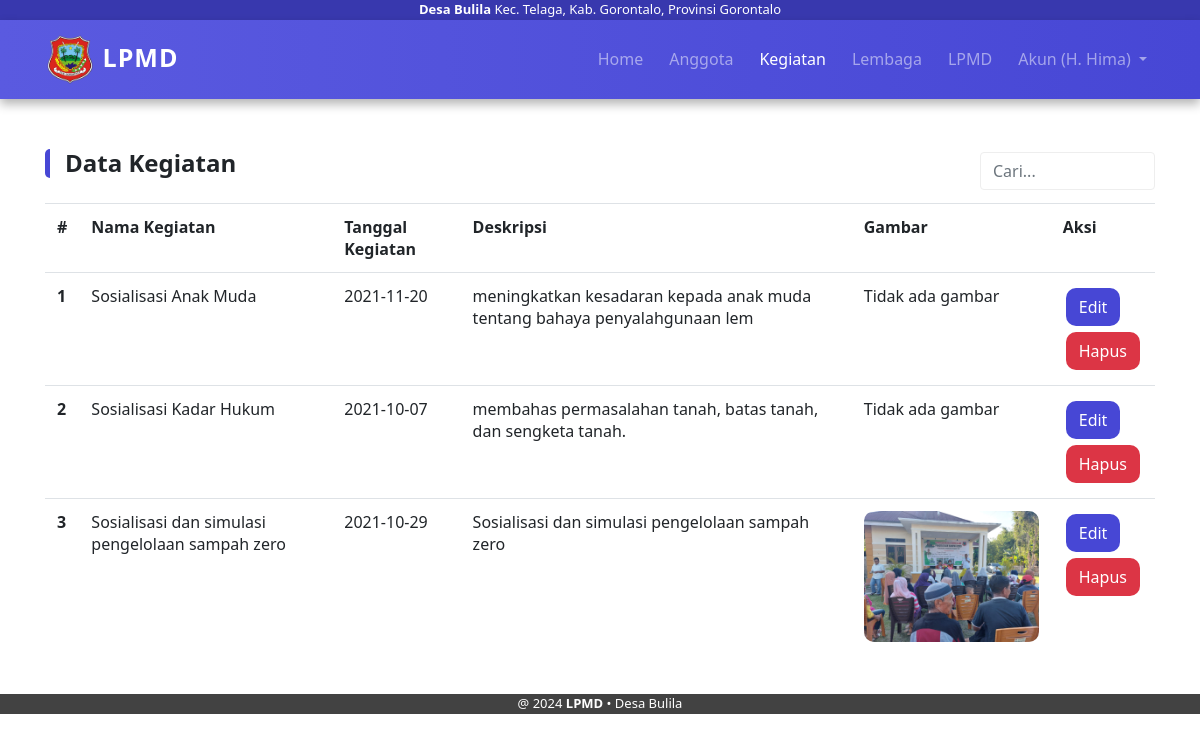
Page /kegiatan.php (signed in) on the committed database.
### tables this page shows
CREATE TABLE `kegiatan` (
  `id_kegiatan` int(10) NOT NULL,
  `nama_kegiatan` varchar(100) NOT NULL,
  `tanggal_kegiatan` date NOT NULL,
  `deskripsi` varchar(250) NOT NULL,
  `gambar` varchar(150) NOT NULL
);

### config.php (called while the page is built, shortened)
<?php
    $upload_dir = "img/uploaded/";
?>

### kegiatan.php (the view, shortened to what this page needs)
<?php
include 'koneksi.php';
?>
<!DOCTYPE html>
<html lang="en">
<head>
    <link rel="stylesheet" href="./css/bootstrap.min.css">
    <link rel="stylesheet" href="./dist/fa/css/all.css">
    <link rel="stylesheet" href="./css/main.css">
</head>
<body>
    <div class="cont">
        <?php include 'navbar.php' ?>
        <div class="konten">
            <div class="container">
                <?php
                if (isset($_SESSION["is_logged"])) {
                    ?>
                    <div class="ko">
                        <div class="d-flex justify-content-between align-items-center">
                            <h4
                                style="font-weight: bold; border-left: 5px solid var(--prim-color); border-radius: 5px; padding-left: 15px; margin-bottom: 15px;">
                                Data Kegiatan</h4>
                            <div class="d-flex align-items-center cik">
                                <input type="text" id="searchInput" class="form-control" placeholder="Cari..."
                                    style="max-width: 175px; width: auto;">
                            </div>
                        </div>
                        <div class="tres" style="margin-top: 10px;">
                            <?php
                            $sql = "SELECT * FROM kegiatan";
                            $result = mysqli_query($koneksi, $sql);
                            if (mysqli_num_rows($result) > 0) {
                                echo "<table class='table kegiatan' id='kegiatan'>";
                                echo "<tr> <th>#</th> <th class='d-none'>ID</th> <th>Nama Kegiatan</th> <th>Tanggal Kegiatan</th> <th>Deskripsi</th><th>Gambar</th><th>Aksi</th></tr>";
                                for ($i = 0; $i < mysqli_num_rows($result); $i++) {
                                    $row = mysqli_fetch_assoc($result);
                                    echo "<tr>";
                                    echo "<th scope='row'>" . $i + 1 . "</th>";
                                    echo "<td>" . $row["nama_kegiatan"] . "</td>";
                                    echo "<td>" . $row["tanggal_kegiatan"] . "</td>";
                                    echo "<td>" . $row["deskripsi"] . "</td>";
                                    echo "<td>" . ($row["gambar"] == "" ? "Tidak ada gambar" : "<a href='" . $upload_dir . $row['gambar'] . "' target='_blank'><img class='gambar-keg gambar' alt='Gambar gagal dimuat' src='" . $upload_dir . $row['gambar'] . "' width='175px'></a>") . "</td>";
                                    echo "<td><button class='btn btn-primary btn-edit' data-toggle='modal' data-target='#editModal" . $row['id_kegiatan'] . "'>Edit</button><br>" . ("<button class='btn btn-primary mybtn-danger' data-toggle='modal' data-target='#confirmDeleteModal" . $row['id_kegiatan'] . "'>Hapus</button>") . "</td>";
                                    echo "</tr>";
                                }
                                echo "</table>";
                            } else {
                                echo "Data kegiatan tidak tersedia.";
                            }
                            echo '</div></div>';
                }
                ?>
                        <br>
                    </div>
                </div>
            </div>
            <?php include "footer.php"; ?>
</body>
</html>

### css/main.css (style rules this page uses)
:root { --prim-color: rgb(71, 71, 213); --prim-color-dark: rgb(48, 48, 198); --prim-color2: rgb(90, 90, 224); --secon-color: rgb(56, 56, 174); }
* { transition: 0.3s; font-family: 'Noto Sans', sans-serif; }
html { scroll-behavior: smooth; }
.container:not(.navbar .container) { animation-name: general1; animation-duration: 0.2s; }
.modal input, .cont .konten .container .ko .cik input { box-shadow: none !important; outline: none !important; border-color: #eee; }
.konten { margin-top: 50px; }
.cont .container .tres { overflow-x: auto; }
.gambar { border-radius: 10px !important; cursor: alias; }
.btn-primary, .btn-primary:active, .btn-primary:focus, .btn-primary::before { width: auto; border-width: 1px; border-color: transparent !important; border-radius: 10px; box-shadow: none !important; outline: none !important; transition: 0.3s; background-color: var(--prim-color) !important; margin: 3px; }
.mybtn-danger, .mybtn-danger:active, .mybtn-danger:focus, .mybtn-danger::before { background-color: var(--red) !important; }

### rows in the picture
kegiatan: nama_kegiatan "Sosialisasi Anak Muda", tanggal_kegiatan "2021-11-20", deskripsi "meningkatkan kesadaran kepada anak muda tentang bahaya penyalahgunaan lem", gambar "Tidak ada gambar"
kegiatan: nama_kegiatan "Sosialisasi Kadar Hukum", tanggal_kegiatan "2021-10-07", deskripsi "membahas permasalahan tanah, batas tanah, dan sengketa tanah.", gambar "Tidak ada gambar"
kegiatan: nama_kegiatan "Sosialisasi dan simulasi pengelolaan sampah zero", tanggal_kegiatan "2021-10-29", deskripsi "Sosialisasi dan simulasi pengelolaan sampah zero", gambar (picture)
